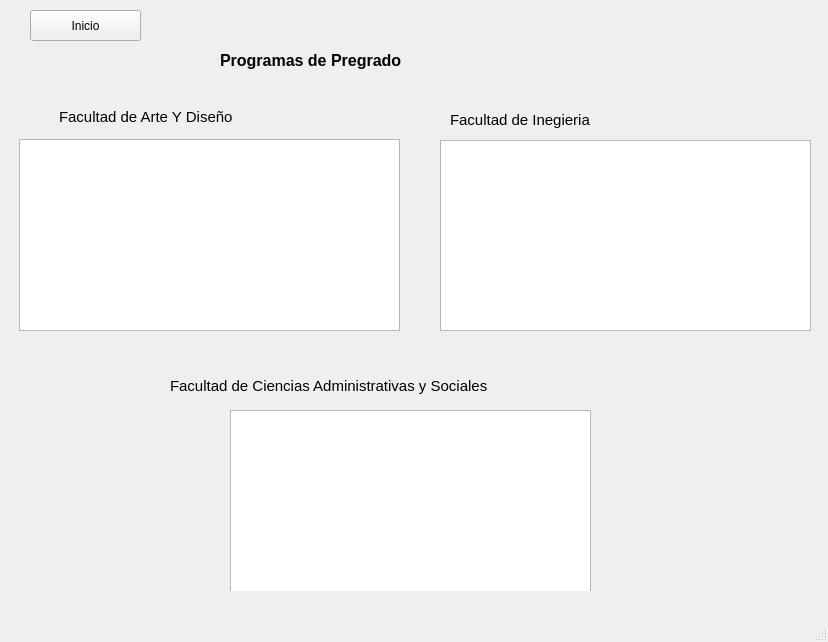
<?xml version="1.0" encoding="UTF-8"?>
<ui version="4.0">
 <class>CarrerasWindow</class>
 <widget class="QMainWindow" name="CarrerasWindow">
  <property name="geometry">
   <rect>
    <x>0</x>
    <y>0</y>
    <width>828</width>
    <height>642</height>
   </rect>
  </property>
  <property name="tabletTracking">
   <bool>false</bool>
  </property>
  <property name="acceptDrops">
   <bool>false</bool>
  </property>
  <property name="windowTitle">
   <string>MainWindow</string>
  </property>
  <widget class="QWidget" name="centralwidget">
   <widget class="QLabel" name="labelProgramasPregrado">
    <property name="geometry">
     <rect>
      <x>220</x>
      <y>40</y>
      <width>191</width>
      <height>41</height>
     </rect>
    </property>
    <property name="sizePolicy">
     <sizepolicy hsizetype="Preferred" vsizetype="Preferred">
      <horstretch>0</horstretch>
      <verstretch>0</verstretch>
     </sizepolicy>
    </property>
    <property name="maximumSize">
     <size>
      <width>16777215</width>
      <height>16777215</height>
     </size>
    </property>
    <property name="font">
     <font>
      <pointsize>12</pointsize>
      <bold>true</bold>
     </font>
    </property>
    <property name="text">
     <string>Programas de Pregrado</string>
    </property>
   </widget>
   <widget class="QWidget" name="W_Inicio" native="true">
    <property name="enabled">
     <bool>true</bool>
    </property>
    <property name="geometry">
     <rect>
      <x>10</x>
      <y>0</y>
      <width>781</width>
      <height>61</height>
     </rect>
    </property>
    <widget class="QPushButton" name="pushButtonVolver">
     <property name="geometry">
      <rect>
       <x>20</x>
       <y>10</y>
       <width>111</width>
       <height>31</height>
      </rect>
     </property>
     <property name="text">
      <string>Inicio</string>
     </property>
    </widget>
    <widget class="QLabel" name="imageLabel">
     <property name="geometry">
      <rect>
       <x>540</x>
       <y>0</y>
       <width>241</width>
       <height>61</height>
      </rect>
     </property>
     <property name="text">
      <string/>
     </property>
     <property name="pixmap">
      <pixmap resource="recursos.qrc">:/images/imagenes/Imagen1.png</pixmap>
     </property>
     <property name="scaledContents">
      <bool>true</bool>
     </property>
    </widget>
   </widget>
   <widget class="QWidget" name="QWFacultadArteyDiseno" native="true">
    <property name="geometry">
     <rect>
      <x>19</x>
      <y>89</y>
      <width>391</width>
      <height>251</height>
     </rect>
    </property>
    <widget class="QLabel" name="labelFacultad3">
     <property name="geometry">
      <rect>
       <x>40</x>
       <y>20</y>
       <width>221</width>
       <height>16</height>
      </rect>
     </property>
     <property name="font">
      <font>
       <pointsize>11</pointsize>
      </font>
     </property>
     <property name="text">
      <string>Facultad de Arte Y Diseño</string>
     </property>
    </widget>
    <widget class="QListWidget" name="listWidgetCarreras_2">
     <property name="geometry">
      <rect>
       <x>0</x>
       <y>50</y>
       <width>381</width>
       <height>192</height>
      </rect>
     </property>
    </widget>
   </widget>
   <widget class="QWidget" name="QWFacultadIngenieria" native="true">
    <property name="geometry">
     <rect>
      <x>430</x>
      <y>90</y>
      <width>381</width>
      <height>251</height>
     </rect>
    </property>
    <widget class="QListWidget" name="listWidgetCarreras">
     <property name="geometry">
      <rect>
       <x>10</x>
       <y>50</y>
       <width>371</width>
       <height>191</height>
      </rect>
     </property>
    </widget>
    <widget class="QLabel" name="labelFacultad2_2">
     <property name="geometry">
      <rect>
       <x>20</x>
       <y>20</y>
       <width>171</width>
       <height>20</height>
      </rect>
     </property>
     <property name="font">
      <font>
       <pointsize>11</pointsize>
      </font>
     </property>
     <property name="text">
      <string>Facultad de Inegieria </string>
     </property>
    </widget>
   </widget>
   <widget class="QWidget" name="QWFacultad" native="true">
    <property name="geometry">
     <rect>
      <x>160</x>
      <y>360</y>
      <width>521</width>
      <height>231</height>
     </rect>
    </property>
    <widget class="QLabel" name="labelFacultad1">
     <property name="geometry">
      <rect>
       <x>10</x>
       <y>10</y>
       <width>321</width>
       <height>31</height>
      </rect>
     </property>
     <property name="font">
      <font>
       <pointsize>11</pointsize>
      </font>
     </property>
     <property name="text">
      <string>Facultad de Ciencias Administrativas y Sociales</string>
     </property>
    </widget>
    <widget class="QListWidget" name="listWidgetCarrera">
     <property name="geometry">
      <rect>
       <x>70</x>
       <y>50</y>
       <width>361</width>
       <height>192</height>
      </rect>
     </property>
    </widget>
   </widget>
   <zorder>QWFacultadArteyDiseno</zorder>
   <zorder>labelProgramasPregrado</zorder>
   <zorder>W_Inicio</zorder>
   <zorder>QWFacultadIngenieria</zorder>
   <zorder>QWFacultad</zorder>
  </widget>
  <widget class="QMenuBar" name="menubar">
   <property name="geometry">
    <rect>
     <x>0</x>
     <y>0</y>
     <width>828</width>
     <height>21</height>
    </rect>
   </property>
  </widget>
  <widget class="QStatusBar" name="statusbar"/>
 </widget>
 <resources>
  <include location="recursos.qrc"/>
 </resources>
 <connections/>
</ui>
